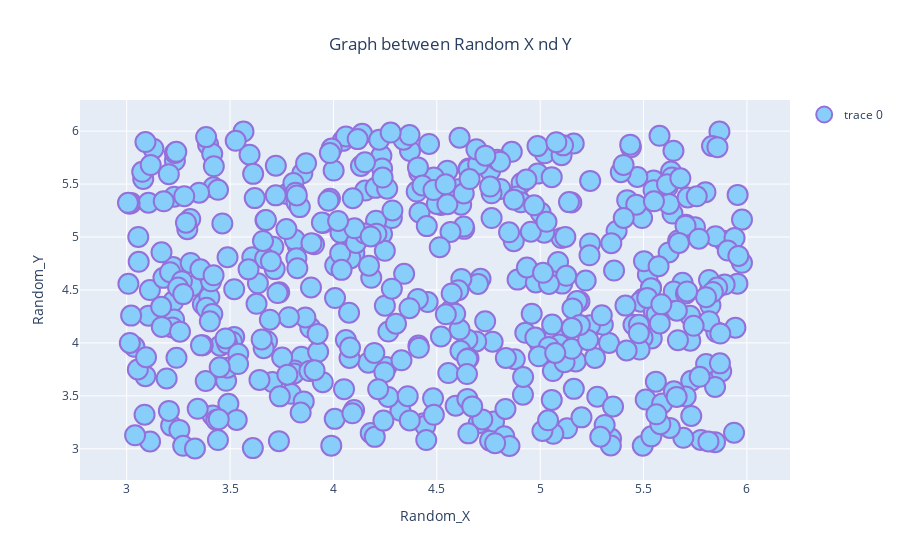

The notebook cell this image was saved under:
### Code cell
x = np.random.uniform(low=3, high=6, size=(500,))
y = np.random.uniform(low=3, high=6, size=(500,))

# Build figure
fig = go.Figure()

# Add scatter trace with medium sized markers
fig.add_trace(
    go.Scatter(
        mode='markers',
        x=x,
        y=y,
        marker=dict(
            color='LightSkyBlue',
            size=20,
            line=dict(
                color='MediumPurple',
                width=2
            )
        ),
        showlegend=True
    )
)
fig.update_xaxes(title='Random_X')
fig.update_yaxes(title='Random_Y')

fig.update_layout(title_text='Graph between Random X nd Y', title_x=0.5)



fig.show()

### Figure 1 — Plotly figure (JSON) as saved in the notebook; plotly's stock layout.template omitted (floating-point values rounded to 4 significant figures; data arrays with more than 128 entries replaced by an {"elided": "..."} marker saying what was removed)
{"data": [{"marker": {"color": "LightSkyBlue", "line": {"color": "MediumPurple", "width": 2}, "size": 20}, "mode": "markers", "showlegend": true, "x": {"elided": "500 float values"}, "y": {"elided": "500 float values"}, "type": "scatter"}], "layout": {"xaxis": {"title": {"text": "Random_X"}}, "yaxis": {"title": {"text": "Random_Y"}}, "title": {"text": "Graph between Random X nd Y", "x": 0.5}}}
